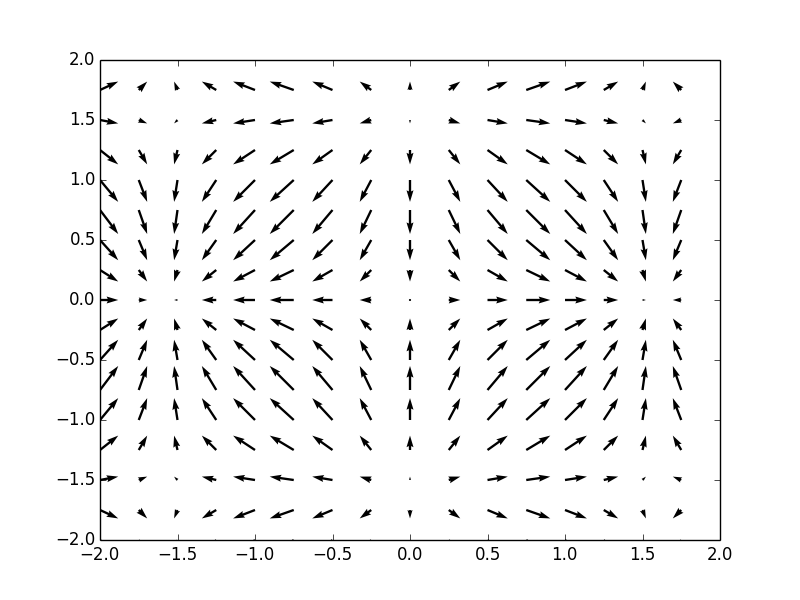

Write the Python code that produced this figure.
import numpy as np
import matplotlib.pyplot as plt


delta = 0.25
x, y = np.arange(-2, 2, delta), np.arange(-2, 2, delta)
vx, vy = np.meshgrid(np.cos(x) * np.sin(y), -np.sin(x) * np.cos(y))


plt.figure()
plt.quiver(x, y, vx, vy)
plt.savefig('oppg3.png')
